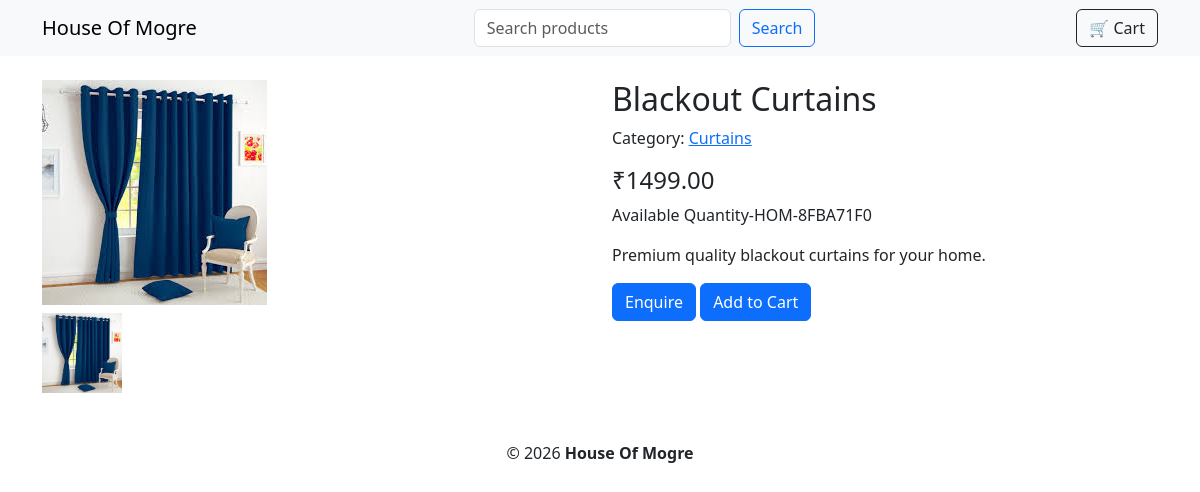
The app's page /product/blackout-curtains/ with its own data.
### store/models.py (models this page shows, shortened)
class ProductImage(models.Model):
    product = models.ForeignKey(Product, related_name="images", on_delete=models.CASCADE)
    image = models.ImageField(upload_to="products/")
    alt_text = models.CharField(max_length=150, blank=True)
    order = models.PositiveSmallIntegerField(default=0)
    class Meta:
        ordering = ["order"]

class Product(models.Model):
    category = models.ForeignKey(Category, related_name="products", on_delete=models.CASCADE)
    title = models.CharField(max_length=200)
    slug = models.SlugField(max_length=220, unique=True, blank=True)
    description = models.TextField(blank=True)
    price = models.DecimalField(max_digits=10, decimal_places=2)
    sku = models.CharField(max_length=100, blank=True)
    created = models.DateTimeField(auto_now_add=True)
    updated = models.DateTimeField(auto_now=True)
    is_active = models.BooleanField(default=True)

class Category(models.Model):
    name = models.CharField(max_length=120, unique=True)
    slug = models.SlugField(max_length=140, unique=True, blank=True)
    class Meta:
        verbose_name_plural = "categories"

### store/views.py (the view)
# urls.py: path("product/<slug:slug>/", views.product_detail, name="product_detail"),
def product_detail(request, slug):
    product = get_object_or_404(Product, slug=slug, is_active=True)
    images = product.images.all()
    return render(request, "product_detail.html", {"product": product, "images": images})

### store/templates/product_detail.html
{% extends "base.html" %} {% block content %}
<div class="row">
  <div class="col-md-6">
    {% if images %}
    <img
      src="{{ images.0.image.url }}"
      class="img-fluid"
      alt="{{ images.0.alt_text }}"
    />
    <div class="mt-2">
      {% for img in images %}
      <img src="{{ img.image.url }}" style="width: 80px" class="me-1" />
      {% endfor %}
    </div>
    {% endif %}
  </div>
  <div class="col-md-6">
    <h2>{{ product.title }}</h2>
    <p>
      Category:
      <a href="{% url 'store:category_detail' product.category.slug %}"
        >{{ product.category.name }}</a
      >
    </p>
    <h4>₹{{ product.price }}</h4>
    <textsmall>Available Quantity-{{ product.sku}}</textsmall>
    <p>{{ product.description|linebreaks }}</p>
    <a
      class="btn btn-primary"
      href="mailto:info@example.com?subject=Enquiry about {{ product.title }}"
      >Enquire</a
    >
    <a
      href="{% url 'store:add_to_cart' product.slug %}"
      class="btn btn-primary"
    >
      Add to Cart
    </a>
  </div>
</div>
{% endblock %}

### records on screen
ProductImage: image (picture)
Product: title "Blackout Curtains", category.name "Curtains", price "1499.00", sku "HOM-8FBA71F0", description "Premium quality blackout curtains for your home."
